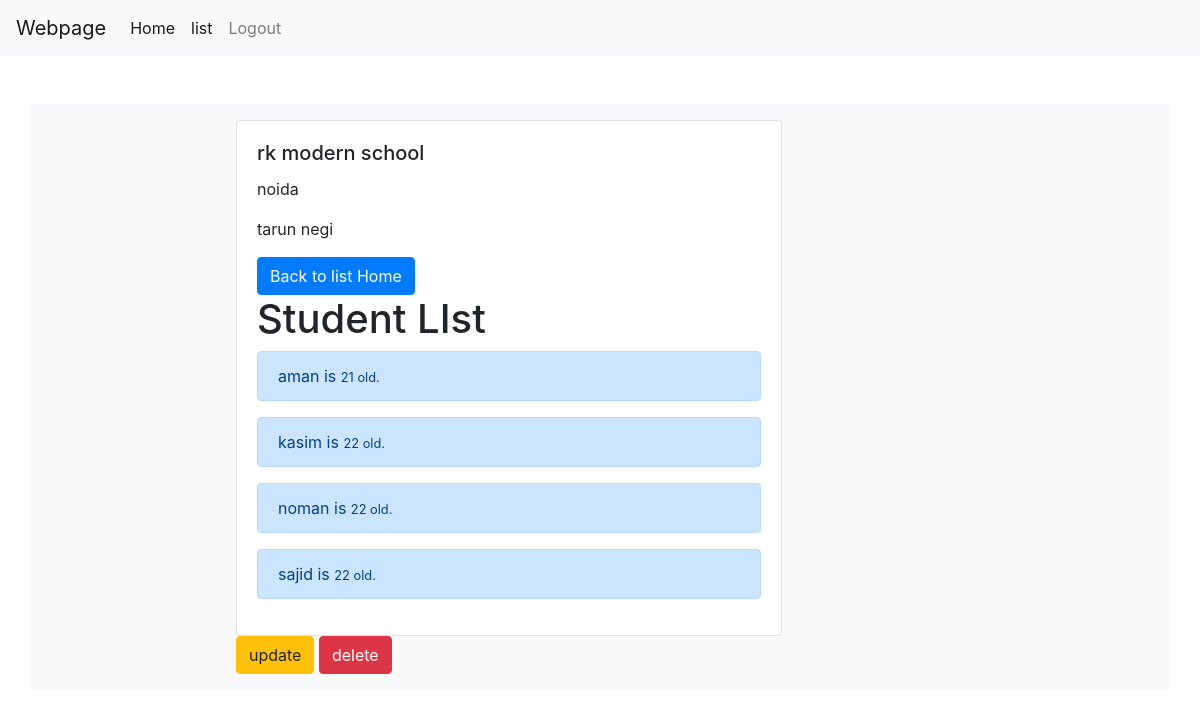
Page /cbv/detail/2/ (signed in) on the committed database.
### CBV/models.py (models this page shows, shortened)
class School(models.Model):
    name=models.CharField(max_length=256)
    principal=models.CharField(max_length=256)
    address=models.CharField(max_length=256)

class Student(models.Model):
    name=models.CharField(max_length=256)
    school=models.ForeignKey(School,related_name='student')
    age=models.PositiveIntegerField()

### CBV/views.py (the view)
# urls.py: url(r'^detail/(?P<pk>\d+)/$',views.MyDetail.as_view(),name="school_detail"),
class MyDetail(DetailView):
    context_object_name="school_detail"
    model=models.School
    template_name="CBV/school_detail.html"

### CBV/templates/CBV/school_detail.html
{% extends "CBV/base.html" %}
{%block body_block %}
<div class="card w-75">
    <div class="card-body">
      <h5 class="card-title">{{school_detail.name}}</h5>
      <p>{{school_detail.address}}</p>
      <p>{{school_detail.principal}}</p>
      <a href="{% url 'cbv:school_list'%}" class="btn btn-primary">Back to list Home</a>
        <h1 mt-2 class="">Student LIst</h1>
      {% for stud in school_detail.student.all %}
      <div class="alert alert-primary mt-1">{{stud.name}} is <small>{{stud.age}} old.</small></div>
      {% endfor %}
    </div>
  </div>
<a href="{% url 'cbv:update' pk=school_detail.pk %}" class="btn-warning btn">update</a>
<a href="{% url 'cbv:Delete' pk=school_detail.pk %}" class="btn-danger btn ">delete</a>
{% endblock %}

### rows in the picture
School: name "rk modern school", address "noida", principal "tarun negi"
Student: name "aman", age "21"
Student: name "kasim", age "22"
Student: name "noman", age "22"
Student: name "sajid", age "22"
